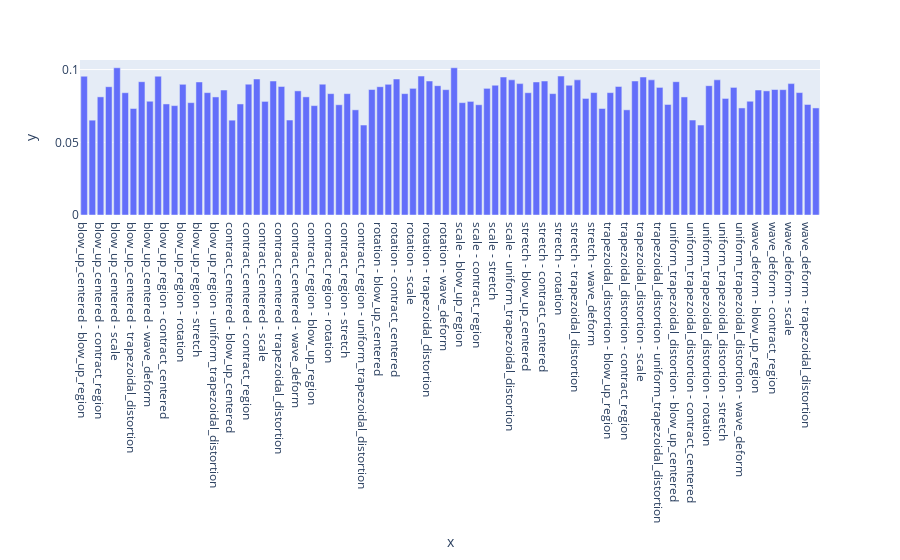

The notebook cell this image was saved under:
### Code cell
px.bar(
    x=feature_probability_2d.apply( lambda row: row.name[0] + ' - ' + row.name[1], axis=1 ),
    y=feature_probability_2d.moire_rate
)

### Figure 1 — Plotly figure (JSON) as saved in the notebook; plotly's stock layout.template omitted (floating-point values rounded to 4 significant figures)
{"data": [{"alignmentgroup": "True", "hovertemplate": "x=%{x}<br>y=%{y}<extra></extra>", "legendgroup": "", "marker": {"color": "#636efa", "pattern": {"shape": ""}}, "name": "", "offsetgroup": "", "orientation": "v", "showlegend": false, "textposition": "auto", "type": "bar", "x": ["blow_up_centered - blow_up_region", "blow_up_centered - contract_centered", "blow_up_centered - contract_region", "blow_up_centered - rotation", "blow_up_centered - scale", "blow_up_centered - stretch", "blow_up_centered - trapezoidal_distortion", "blow_up_centered - uniform_trapezoidal_distortion", "blow_up_centered - wave_deform", "blow_up_region - blow_up_centered", "blow_up_region - contract_centered", "blow_up_region - contract_region", "blow_up_region - rotation", "blow_up_region - scale", "blow_up_region - stretch", "blow_up_region - trapezoidal_distortion", "blow_up_region - uniform_trapezoidal_distortion", "blow_up_region - wave_deform", "contract_centered - blow_up_centered", "contract_centered - blow_up_region", "contract_centered - contract_region", "contract_centered - rotation", "contract_centered - scale", "contract_centered - stretch", "contract_centered - trapezoidal_distortion", "contract_centered - uniform_trapezoidal_distortion", "contract_centered - wave_deform", "contract_region - blow_up_centered", "contract_region - blow_up_region", "contract_region - contract_centered", "contract_region - rotation", "contract_region - scale", "contract_region - stretch", "contract_region - trapezoidal_distortion", "contract_region - uniform_trapezoidal_distortion", "contract_region - wave_deform", "rotation - blow_up_centered", "rotation - blow_up_region", "rotation - contract_centered", "rotation - contract_region", "rotation - scale", "rotation - stretch", "rotation - trapezoidal_distortion", "rotation - uniform_trapezoidal_distortion", "rotation - wave_deform", "scale - blow_up_centered", "scale - blow_up_region", "scale - contract_centered", "scale - contract_region", "scale - rotation", "scale - stretch", "scale - trapezoidal_distortion", "scale - uniform_trapezoidal_distortion", "scale - wave_deform", "stretch - blow_up_centered", "stretch - blow_up_region", "stretch - contract_centered", "stretch - contract_region", "stretch - rotation", "stretch - scale", "stretch - trapezoidal_distortion", "stretch - uniform_trapezoidal_distortion", "stretch - wave_deform", "trapezoidal_distortion - blow_up_centered", "trapezoidal_distortion - blow_up_region", "trapezoidal_distortion - contract_centered", "trapezoidal_distortion - contract_region", "trapezoidal_distortion - rotation", "trapezoidal_distortion - scale", "trapezoidal_distortion - stretch", "trapezoidal_distortion - uniform_trapezoidal_distortion", "trapezoidal_distortion - wave_deform", "uniform_trapezoidal_distortion - blow_up_centered", "uniform_trapezoidal_distortion - blow_up_region", "uniform_trapezoidal_distortion - contract_centered", "uniform_trapezoidal_distortion - contract_region", "uniform_trapezoidal_distortion - rotation", "uniform_trapezoidal_distortion - scale", "uniform_trapezoidal_distortion - stretch", "uniform_trapezoidal_distortion - trapezoidal_distortion", "uniform_trapezoidal_distortion - wave_deform", "wave_deform - blow_up_centered", "wave_deform - blow_up_region", "wave_deform - contract_centered", "wave_deform - contract_region", "wave_deform - rotation", "wave_deform - scale", "wave_deform - stretch", "wave_deform - trapezoidal_distortion", "wave_deform - uniform_trapezoidal_distortion"], "xaxis": "x", "y": [0.09544, 0.06522, 0.08124, 0.08824, 0.1013, 0.0841, 0.07325, 0.09168, 0.07823, 0.09544, 0.07637, 0.07523, 0.08984, 0.07726, 0.09149, 0.08416, 0.08119, 0.08595, 0.06522, 0.07637, 0.08997, 0.09353, 0.07812, 0.09213, 0.0884, 0.06532, 0.08536, 0.08124, 0.07523, 0.08997, 0.08346, 0.07582, 0.08347, 0.07233, 0.06188, 0.08629, 0.08824, 0.08984, 0.09353, 0.08346, 0.0871, 0.09555, 0.09215, 0.08894, 0.08619, 0.1013, 0.07726, 0.07812, 0.07582, 0.0871, 0.08924, 0.09489, 0.09296, 0.09036, 0.0841, 0.09149, 0.09213, 0.08347, 0.09555, 0.08924, 0.09294, 0.08016, 0.08419, 0.07325, 0.08416, 0.0884, 0.07233, 0.09215, 0.09489, 0.09294, 0.08776, 0.07601, 0.09168, 0.08119, 0.06532, 0.06188, 0.08894, 0.09296, 0.08016, 0.08776, 0.07362, 0.07823, 0.08595, 0.08536, 0.08629, 0.08619, 0.09036, 0.08419, 0.07601, 0.07362], "yaxis": "y"}], "layout": {"autosize": true, "barmode": "relative", "legend": {"tracegroupgap": 0}, "margin": {"t": 60}, "xaxis": {"anchor": "y", "autorange": true, "domain": [0, 1], "range": [-0.5, 89.5], "title": {"text": "x"}, "type": "category"}, "yaxis": {"anchor": "x", "autorange": true, "domain": [0, 1], "range": [0, 0.1066], "title": {"text": "y"}, "type": "linear"}}}
